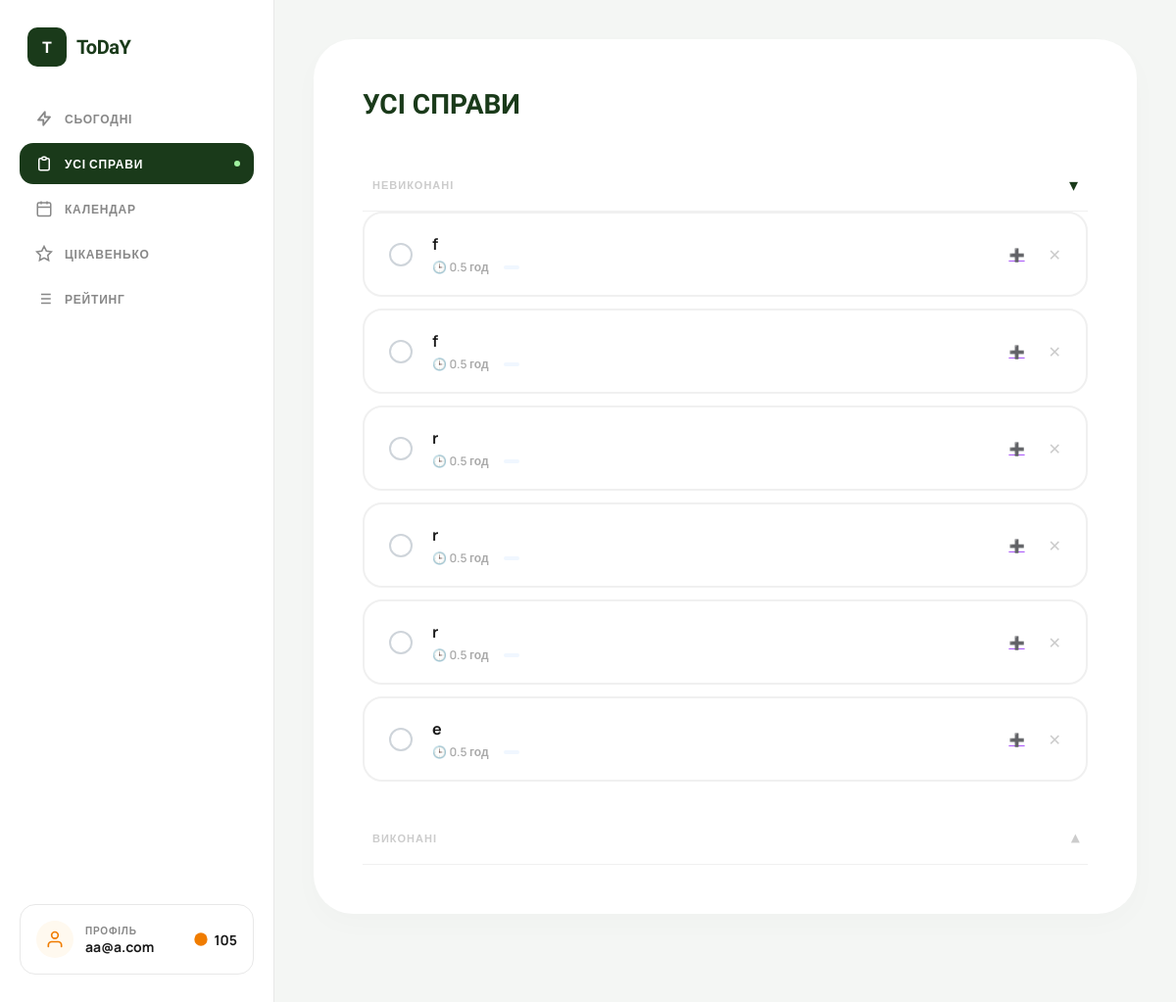
Page /tasks/ (signed in) on the earlier database version.
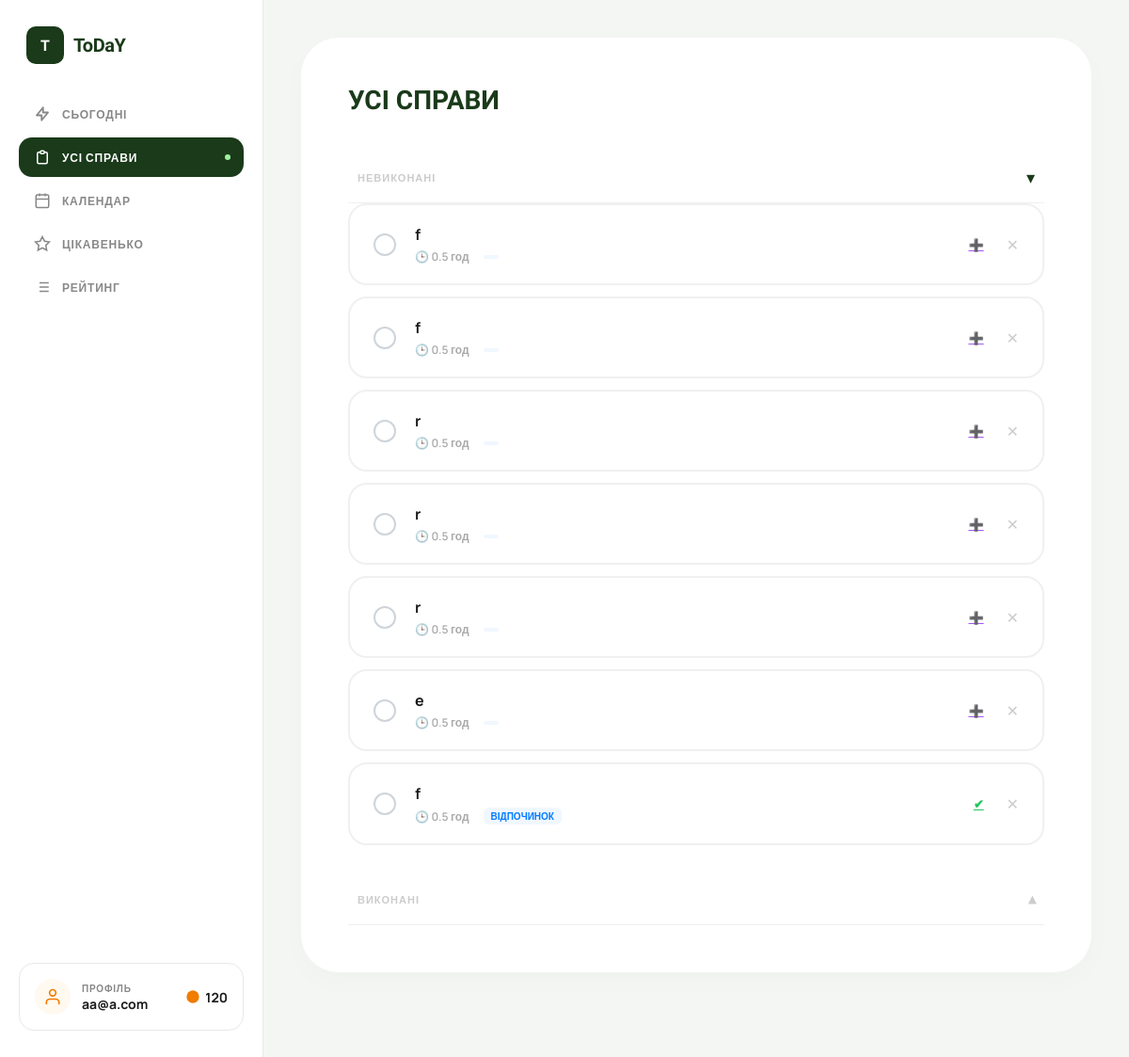
Same page on the later database version.
### users/models.py (models this page shows)
class User(AbstractUser):
    email = models.EmailField(unique=True)
    total_points = models.IntegerField(default=0)
    coins = models.IntegerField(default=100)  # added this for coin sysytem
    USERNAME_FIELD = "email"
    REQUIRED_FIELDS = ['username']

### tasks/models.py (models this page shows, shortened)
class Task(models.Model):
    user = models.ForeignKey(User, on_delete=models.CASCADE)
    title = models.CharField(max_length=255)
    category = models.ForeignKey(Category, null=True, blank=True, on_delete=models.SET_NULL)
    planned_date = models.DateField(
        default=timezone.localdate,
        null=True,
        blank=True
    )
    is_for_today = models.BooleanField(default=False)
    deadline_time = models.TimeField(default="23:59") # Непотрібен
    estimated_hours = models.FloatField(default=1)
    is_completed = models.BooleanField(default=False)
    order = models.IntegerField(default=0)
    created_at = models.DateTimeField(auto_now_add=True)
    completed_at = models.DateTimeField(null=True, blank=True)
    def __str__(self):
        return self.title

class Category(models.Model):
    name = models.CharField(max_length=100)
    color = models.CharField(max_length=7, default='#000000')
    user = models.ForeignKey(User, on_delete=models.CASCADE, null=True, blank=True)

### tasks/views.py (the view)
# urls.py: path('', views.task_list, name='task_list'),
@login_required
def task_list(request):
    incomplete = Task.objects.filter(user=request.user, is_completed=False).order_by('order')
    completed = Task.objects.filter(user=request.user, is_completed=True).order_by('-created_at')
    categories = Category.objects.filter(user=request.user)
    print("INCOMPLETE:", incomplete)
    print("COMPLETED:", completed)
    return render(request, 'myapp/general_tasks.html', {
        'incomplete_tasks': incomplete,
        'completed_tasks': completed,
        'categories': categories,
    })

### myapp/templates/myapp/general_tasks.html (shortened to what the changed rows need)
{% load static %}
<!DOCTYPE html>
<html lang="uk">
<head>
    <link rel="stylesheet" href="{% static 'myapp/css/menu.css' %}">
</head>
<body>
    <aside class="sidebar">
    <a href="{% url 'myapp:profile' %}" class="profile-card" style="text-decoration: none; color: inherit; display: flex;">
        <div class="profile-avatar">
        <svg width="20" height="20" fill="none" viewBox="0 0 24 24" stroke="currentColor" stroke-width="2">
            <path stroke-linecap="round" stroke-linejoin="round" d="M20 21v-2a4 4 0 00-4-4H8a4 4 0 00-4 4v2"/>
            <circle cx="12" cy="7" r="4"/>
        </svg>
        </div>
        <div class="profile-info">
        <div class="profile-label">Профіль</div>
        <div class="profile-name">{{ request.user.username }}</div>
        </div>
        <div class="coins">
        <svg width="16" height="16" fill="currentColor" viewBox="0 0 24 24" style="color:var(--orange)">
            <circle cx="12" cy="12" r="10"/>
        </svg>
        {{ request.user.coins|default:0 }}
        </div>
    </a>
    </aside>
    <main class="general-container">
        <div class="white-card">
            <h1 class="page-title">УСІ СПРАВИ</h1>
            <div class="accordion-section">
                <div id="incomplete-list" class="accordion-content open">
                    {% for task in incomplete_tasks %}
                    <div class="task-item">
                        <a href="{% url 'tasks:complete_task' task.id %}" class="circle-check"></a>
                        <div class="task-content">
                            <div class="task-name">{{ task.title }}</div>
                            <div class="task-meta-row">
                                <span class="time-info">🕒 {{ task.estimated_hours }} год</span>
                                <span class="cat-tag">{{ task.category.name|upper|default:"" }}</span>
                            </div>
                        </div>
                        {% if task.is_for_today %}
                            <a href="{% url 'tasks:move_to_today' task.id %}" class="lightning-btn today" title="Вже на сьогодні">✔</a>
                        {% else %}
                            <a href="{% url 'tasks:move_to_today' task.id %}" class="lightning-btn not-today" title="Додати на сьогодні">➕</a>
                        {% endif %}
                        <a href="{% url 'tasks:delete_task' task.id %}"
                            onclick="return confirm('Видалити завдання?')"
                            style="color:#ccc; font-size:16px; text-decoration:none; margin-left:4px;"
                            title="Видалити">✕</a>
                    </div>
                    {% empty %}
                        <p class="empty-msg">Список порожній</p>
                    {% endfor %}
                </div>
            </div>
        </div>
    </main>
</body>
</html>

Differences in the rows shown:
changed User "aa@a.com": user.coins "105" → "120"
added Task: title "f", estimated_hours "0.5", category.name "ВІДПОЧИНОК"
